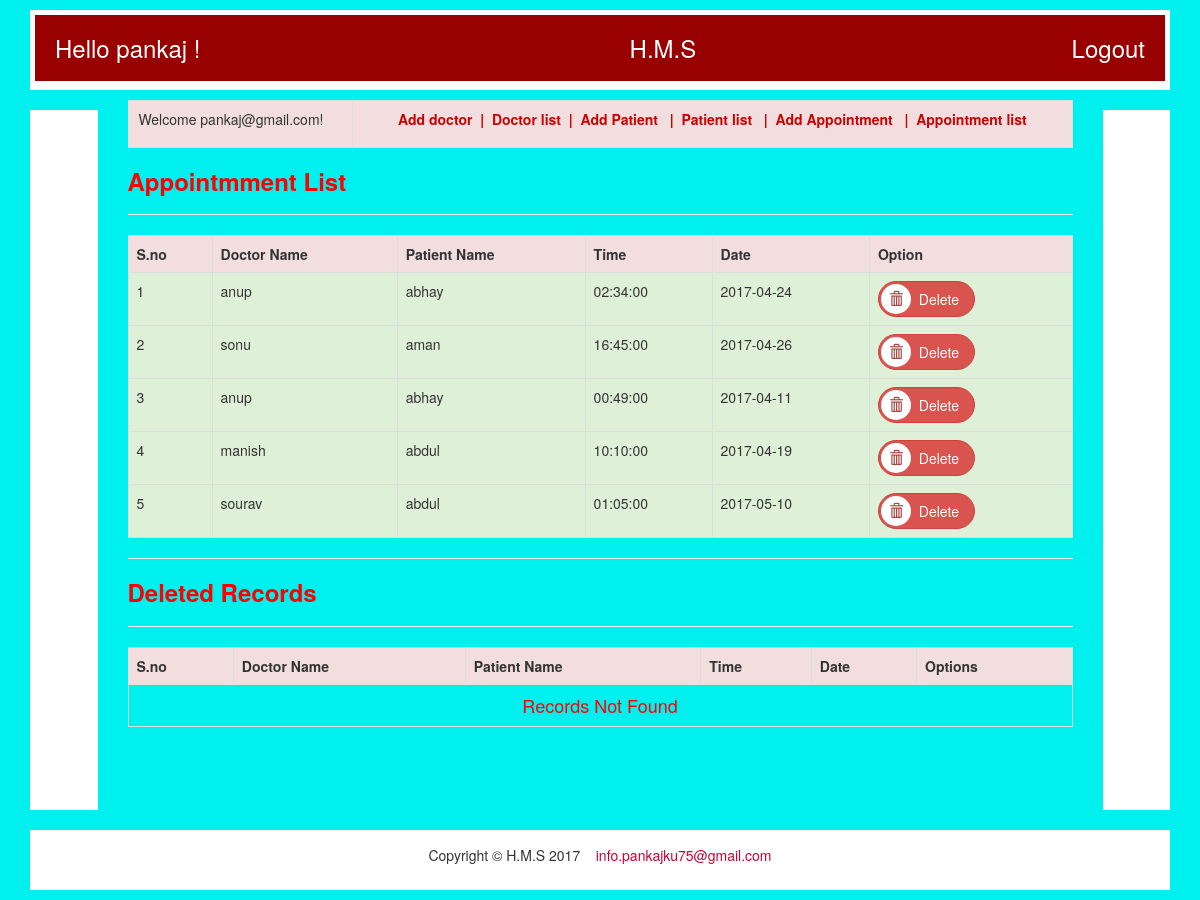
/index.php?page=appointment-list (signed in), run on the app's committed database.
### tables this page shows
CREATE TABLE IF NOT EXISTS `users` (
  `id` int(11) NOT NULL AUTO_INCREMENT,
  `username` varchar(50) NOT NULL,
  `email` varchar(50) NOT NULL,
  `password` varchar(50) NOT NULL,
  `trn_date` datetime NOT NULL,
  PRIMARY KEY (`id`),
  UNIQUE KEY `email` (`email`)
);

CREATE TABLE IF NOT EXISTS `appointment` (
  `appointment_id` int(5) NOT NULL AUTO_INCREMENT,
  `appointment_doctor` int(30) NOT NULL,
  `appointment_patient` int(30) NOT NULL,
  `appointment_time` time NOT NULL,
  `appointment_date` date NOT NULL,
  `appointment_available` varchar(3) NOT NULL DEFAULT 'YES',
  PRIMARY KEY (`appointment_id`)
);

CREATE TABLE IF NOT EXISTS `patient` (
  `patient_id` int(5) NOT NULL AUTO_INCREMENT,
  `patient_name` varchar(30) NOT NULL,
  `patient_address` varchar(30) NOT NULL,
  `patient_gender` varchar(6) NOT NULL,
  `patient_available` varchar(3) NOT NULL DEFAULT 'YES',
  PRIMARY KEY (`patient_id`)
);

CREATE TABLE IF NOT EXISTS `doctor` (
  `doctor_id` int(5) NOT NULL AUTO_INCREMENT,
  `doctor_name` varchar(30) NOT NULL,
  `doctor_spec` varchar(30) NOT NULL,
  `doctor_available` varchar(3) NOT NULL DEFAULT 'YES',
  PRIMARY KEY (`doctor_id`)
);

### appointment_details.php (the view, shortened to what this page needs)
<?php include('db.php');
extract($_POST);
?>
<!DOCTYPE html PUBLIC "-//W3C//DTD XHTML 1.0 Transitional//EN" "http://www.w3.org/TR/xhtml1/DTD/xhtml1-transitional.dtd">
<html xmlns="http://www.w3.org/1999/xhtml">
<head>
<titleAppointment Details/title>
<link href="css/bootstrap.min.css" rel="stylesheet" type="text/css" />
</head>
<body style="background-color:#00F0F0">
				<h3 align="left" style="color:red;"><b>Appointmment List</b></h3>
	<hr>
<table class="table table-responsive table-bordered">
                <tr class="danger">
                    <th> S.no</th>
                    <th>Doctor Name</th>
                    <th>Patient Name</th>
					<th>Time</th>
					<th>Date</th>
					<th>Option</th>
					</tr>
					<?php
$rs1=mysqli_query($con,"SELECT * from appointment where appointment_available='YES'");
$sno=1;
while( $row=mysqli_fetch_array($rs1)) {
$rs2=mysqli_query($con,"SELECT patient_name from patient where patient_id='$row[2]'");
$rs3=mysqli_query($con,"SELECT doctor_name from doctor where doctor_id='$row[1]'");
$que1=mysqli_fetch_assoc($rs2);
$que2=mysqli_fetch_assoc($rs3);
 echo "<tr class='success'><td>$sno</td>
 <td>$que1[patient_name]</td>
 <td>$que2[doctor_name]</td>
 <td>$row[3]</td>
 <td>$row[4]</td>
 <td><a class='btn icon-btn btn-danger' href=delete_appointment.php?rno=".$row[0]."><span class='glyphicon btn-glyphicon glyphicon-trash img-circle text-danger'></span> Delete</a></td></tr>";
 $sno++;
}
?>
     </table>
<hr />
<h3 align="left" style="color:red;"><b>Deleted Records</b></h3>
	<hr>
<table class="table table-responsive table-bordered">
                <tr class="danger">
                   <th> S.no</th>
                    <th>Doctor Name</th>
                    <th>Patient Name</th>
					<th>Time</th>
					<th>Date</th>
					<th>Options</th>
					</tr>
	<?php
$sno=1;
if ($sno==1) echo "<tr><td colspan='7' align='center'><font size=4 color=red>Records
Not Found</font></td></tr>";
?>
        </table>
</body>
</html>

### index.php (shortened to what this page needs)
<?php
require 'db.php';
$email=$_SESSION["email"];
$sql=mysqli_query($con,"select *from users where email='$email'");
$s=mysqli_fetch_array($sql);
 ?>
<!DOCTYPE html PUBLIC "-//W3C//DTD XHTML 1.0 Transitional//EN" "http://www.w3.org/TR/xhtml1/DTD/xhtml1-transitional.dtd">
<html xmlns="http://www.w3.org/1999/xhtml">
<head>
<link href="css/bootstrap.min.css" rel="stylesheet" type="text/css" />
<link href="css/style1.css" rel="stylesheet" type="text/css" />
</head>
<body>
<div class="container">
	<div class="row">
    	<div class="col-sm-12">
        	<div class="header bg-white">
            			<h3 style="background:#990000;padding:20px;color:#FFFFFF;margin:0px">
	<span>Hello <?php echo $s['username']; echo " !";?></span>
							<span style="margin-left:230px">H.M.S</span>
	<span style="float:right"><a style="color:#FFFFFF" href="logout.php">Logout</a></span>
</h3>
            </div>
        </div>
    </div>
  	<div class="row">
		<div class="col-sm-1">
        	<div class="left-sidebar bg-white"></div>
        </div>
            	<div class="col-sm-10">
					<table class="table table-bordered"  border="1" width ="850px" height="30px" align ="center">
				<tr class="danger">
					<td width="20%" align ="left" style="padding-left: 10px" valign="center">
						 <p>Welcome <?php echo $_SESSION['email']; ?>!</p>
					</td>
					<td  width="64%" align="center" valign="center">
					<?php require('header.php'); ?>
					</td>
				</tr>
			</table>
				<div align="center">
					<?php
		 @$page= $_GET['page'];
		 if($page!="")
		 {
			 switch($page)
			 {
			 case 'appointment-list':
			 include('appointment_details.php');
			 break;
			 }
		 }
		 else
		 {
		 ?>
		 <?php
		 }
		  ?>
                </div>
           </div>
        <div class="col-sm-1">
        	<div class="main-content bg-white"></div>
        </div>
  	</div>
    <div class="row">
    	<div class="col-sm-12">
        	<div class="footer bg-white">
            	<div class="copyright">
                	<p align="center" style="padding-top:10px;">Copyright &copy; H.M.S 2017 &nbsp;&nbsp;&nbsp;<span style="color:#CC0033">info.pankajku75@gmail.com</span></p>
                </div>
            </div>
        </div>
    </div>
</div>
</body>
</html>

### header.php (shortened to what this page needs)
<a href="index.php?page=add-doctor"><b style="color:#CC0000"> Add doctor<b></a>&nbsp; |&nbsp;
<a href="index.php?page=doctor-list"><b style="color:#CC0000"> Doctor list<b></a>&nbsp; |&nbsp;
<a href="index.php?page=add-patient"><b style="color:#CC0000">Add Patient</b></a> &nbsp; |&nbsp;
<a href="index.php?page=patient-list"><b style="color:#CC0000">Patient list</b></a> &nbsp; |&nbsp;
<a href="index.php?page=add-appointment"><b style="color:#CC0000">Add Appointment</b></a>  &nbsp; |&nbsp;
<a href="index.php?page=appointment-list"><b style="color:#CC0000">Appointment list</b></a>

### css/style1.css (style rules this page uses)
body { background-color: #28D4C3; font-family: Arial, Helvetica, sans-serif; }
.bg-white { background-color: #FFF; margin: 10px 0; padding: 5px; }
.header { height: 80px; }
.footer, .middle-left, .middle-right, .bottom-left-block, .bottom-middle-block, .bottom-right-block, .bottom-content { height: 60px; }
.left-sidebar { height: 700px; }

### appointment_details.php (style rules this page uses)
.btn-glyphicon { padding:8px; background:#ffffff; margin-right:4px; }
.icon-btn { padding: 1px 15px 3px 2px; border-radius:50px; }

### data on the page
users: username "pankaj"
appointment: patient.patient_name "anup", doctor.doctor_name "abhay", appointment_time "02:34:00", appointment_date "2017-04-24"
appointment: patient.patient_name "sonu", doctor.doctor_name "aman", appointment_time "16:45:00", appointment_date "2017-04-26"
appointment: patient.patient_name "anup", doctor.doctor_name "abhay", appointment_time "00:49:00", appointment_date "2017-04-11"
appointment: patient.patient_name "manish", doctor.doctor_name "abdul", appointment_time "10:10:00", appointment_date "2017-04-19"
appointment: patient.patient_name "sourav", doctor.doctor_name "abdul", appointment_time "01:05:00", appointment_date "2017-05-10"

### other printed values
$_SESSION['email'] "pankaj@gmail.com"
